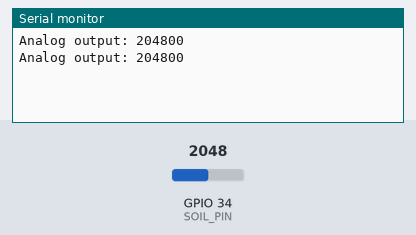
Bench run of a program on a simulated ESP32-S3. Shown: the last lines printed to the serial monitor. The test bench sets the inputs (shaded band); at power-on: GPIO 34 (SOIL_PIN) = 2048.

Above: at 1.2 s.
1.3 s: GPIO 34 (SOIL_PIN) set to 2866
At 2.6 s:
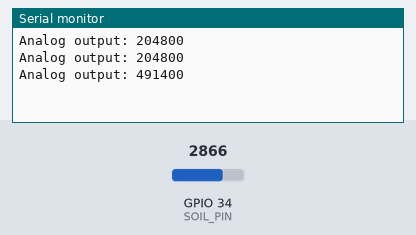
2.8 s: GPIO 34 (SOIL_PIN) set to 3603
At 3.8 s:
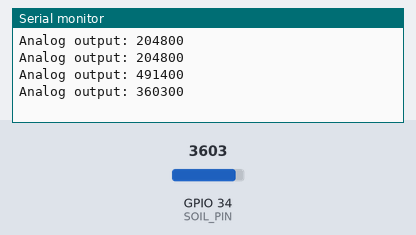
Timing chart, 0 to 5.8 s (numbered marks = the images above; inputs shaded):
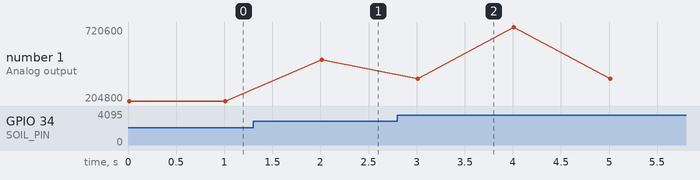

The program:

main.cpp
```cpp
#include <./lib/Gsoil_lib/Gsoil_lib.h>
#include <Arduino.h>
#include <HardwareSerial.h>
#include <TaskScheduler.h>

// Pin Definitions
#define SOIL_PIN 34

float wind_speed = 0;
float temperature = 0;
float humidity = 0;
float soil_moisture = 0;
float rainfall_rate = 0;
float water_level = 0;
double longitude = 0;
double latitude = 0;
int16_t accel_x = 0;
int16_t accel_y = 0;
int16_t accel_z = 0;

HardwareSerial LoRa(2);  // Using UART2 on ESP32 (RX: GPIO16, TX: GPIO17)

Scheduler scheduler;

Task task1(1000, TASK_FOREVER, []() {
    soil_moisture = Soilread(SOIL_PIN);
});

// Task

Task taskSendData(2000, TASK_FOREVER, []() {
    String message = String(soil_moisture);
    LoRa.println(message);
});

void setup() {
    Serial.begin(115200);
    LoRa.begin(9600, SERIAL_8N1, 16, 17);  // Baud rate and RX/TX pins

    scheduler.addTask(task1);
    scheduler.addTask(taskSendData);

    task1.enable();
    taskSendData.enable();
}

void loop() {
    scheduler.execute();
}
```

Measured:
- after the input at 1.3 s, the serial monitor: prints a new line after 0.71 s (image 1)
- after the input at 2.8 s, the serial monitor: prints a new line after 0.21 s (image 2)
- plotted number 1: 204800 → 491400 after the input at 1.3 s, 491400 → 720600 after the input at 2.8 s
